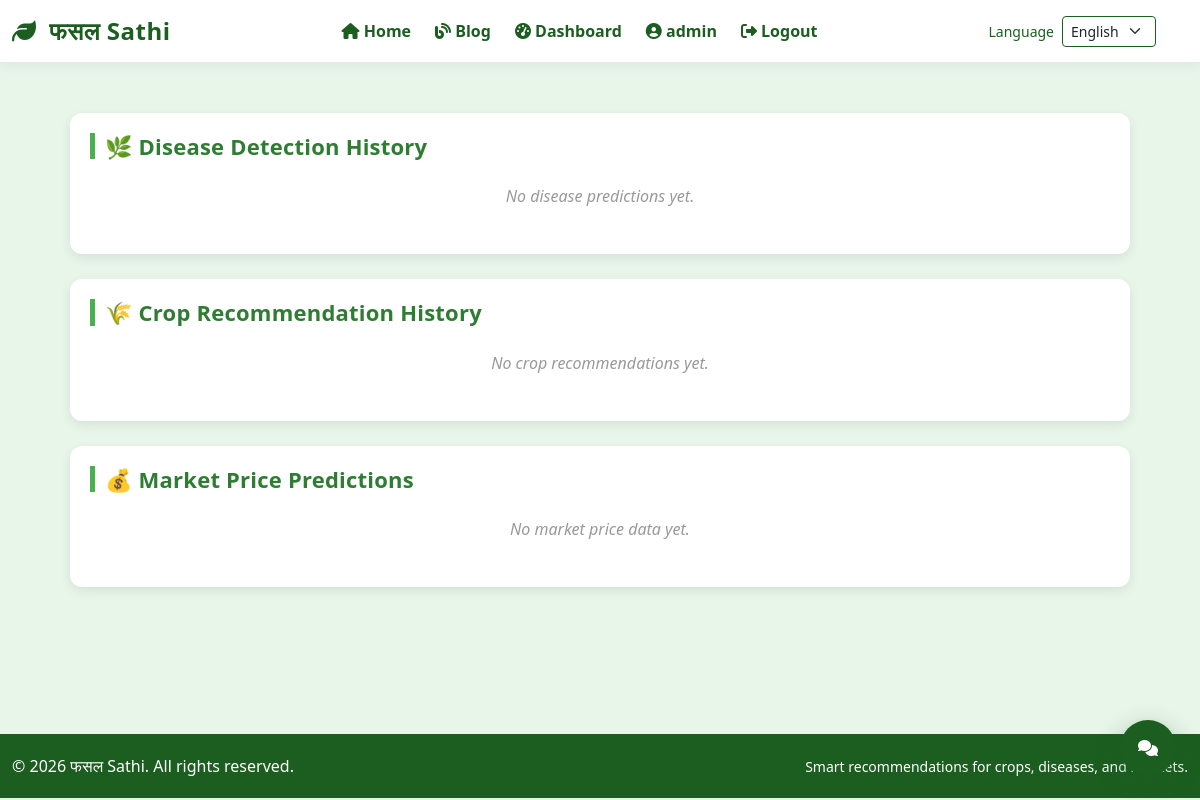
The page /history/ (signed in) on the database as committed earlier.
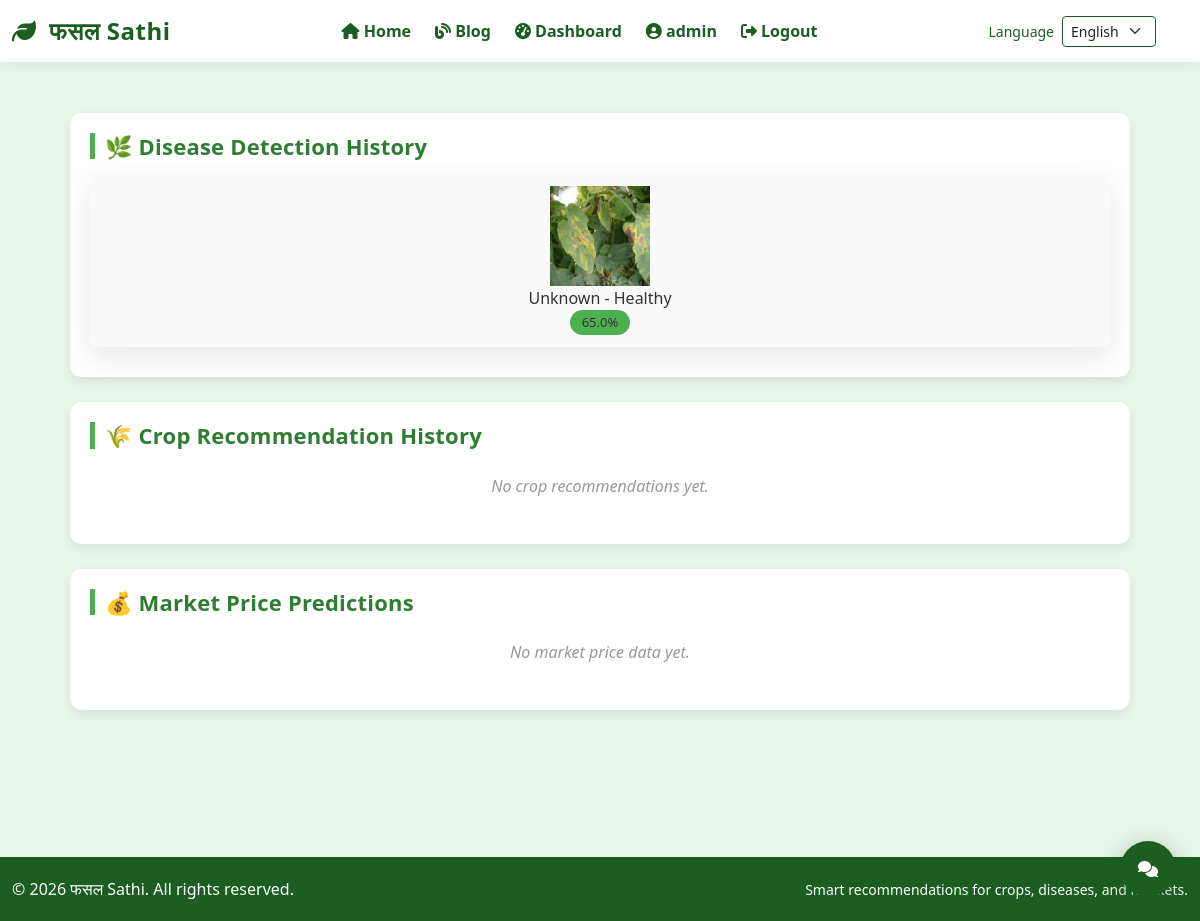
The same page on the database as committed later.
### farming/models.py (models this page shows, shortened)
class DiseaseDetection(models.Model):
    user = models.ForeignKey(settings.AUTH_USER_MODEL, on_delete=models.CASCADE)
    image = models.ImageField(upload_to='disease_images/')
    disease_name = models.CharField(max_length=100)
    confidence = models.FloatField()
    created_at = models.DateTimeField(auto_now_add=True)

### farming/views.py (the view)
# urls.py: path('history/', views.combined_history, name='combined_history'),
@login_required
@login_required
def combined_history(request):
    disease_history = DiseaseDetection.objects.filter(user=request.user)
    crop_history = CropRecommendation.objects.filter(user=request.user)
    market_history = MarketPrice.objects.filter(user=request.user)
    return render(
        request,
        'farming/combined_history.html',
        {
            'disease_history': disease_history,
            'crop_history': crop_history,
            'market_history': market_history,
        }
    )

### farming/templates/farming/combined_history.html (shortened to what this page needs)
{% extends 'farming/base.html' %}
{% block content %}
<div class="history-container">
    <div class="section">
        <h2>🌿 Disease Detection History</h2>
        {% for d in disease_history %}
            <div class="card">
                <span><img src="{{ d.image.url }}" alt="Disease Image" style="width: 100px; height: 100px;"></span>
                <span>{{ d.disease_name }}</span>
                <span class="badge">{{ d.confidence }}%</span>
            </div>
        {% empty %}
            <p class="empty">No disease predictions yet.</p>
        {% endfor %}
    </div>
    <div class="section">
        <h2>🌾 Crop Recommendation History</h2>
        {% for c in crop_history %}
            <div class="card">
                <span>Nitrogen: {{ c.nitrogen }}</span>
                <span>Phosphorus: {{ c.phosphorus }}</span>
                <span>Potassium: {{ c.potassium }}</span>
                <span>Rainfall: {{ c.rainfall }}</span>
                <span>Recommended Crop: {{ c.recommended_crop }}</span>
            </div>
        {% empty %}
            <p class="empty">No crop recommendations yet.</p>
        {% endfor %}
    </div>
    <div class="section">
        <h2>💰 Market Price Predictions</h2>
        {% for m in market_history %}
            <div class="card">
                <span>{{ m.crop }}</span>
                <span class="badge">₹ {{ m.price }}</span>
            </div>
        {% empty %}
            <p class="empty">No market price data yet.</p>
        {% endfor %}
    </div>
</div>
{% endblock %}

Rows that differ between the two databases and show on the page:
added DiseaseDetection: image (picture), disease_name "Unknown - Healthy", confidence "65.0"
Other text that changed with them:
text no longer shown: "No disease predictions yet."
